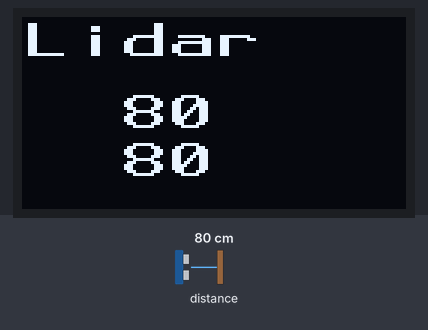
A sketch run on a simulated Arduino Uno, built with avr-gcc and run on an emulated ATmega328P. On the bench: 128×64 one-colour display. The inputs (shaded band) are chosen by the test bench; at power-on: distance to the obstacle 80 cm. What the sketch prints to the serial monitor is not drawn.

Above: at 1.3 s.
1.4 s: distance to the obstacle set to 2 cm
At 3.5 s:
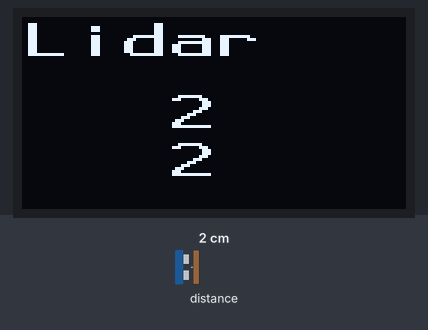
4.0 s: distance to the obstacle set to 4 cm
At 5.8 s:
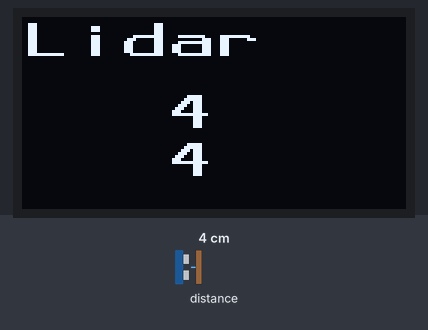
6.3 s: distance to the obstacle set to 9 cm
At 8.1 s:
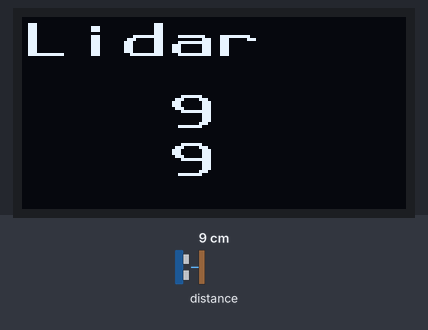
Timing chart, 0 to 9.6 s (numbered marks = the images above; inputs shaded):
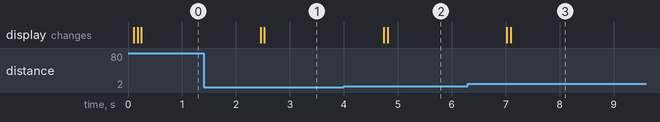

The sketch:

LidarGarmin.ino
```cpp
/*------------------------------------------------------------------------------

  LIDARLite Arduino Library
  v3/GetDistanceI2c

  This example shows how to initialize, configure, and read distance from a
  LIDAR-Lite connected over the I2C interface.

  Connections:
  LIDAR-Lite 5 Vdc (red) to Arduino 5v
  LIDAR-Lite I2C SCL (green) to Arduino SCL
  LIDAR-Lite I2C SDA (blue) to Arduino SDA
  LIDAR-Lite Ground (black) to Arduino GND

  (Capacitor recommended to mitigate inrush current when device is enabled)
  680uF capacitor (+) to Arduino 5v
  680uF capacitor (-) to Arduino GND

  See the Operation Manual for wiring diagrams and more information:
  http://static.garmin.com/pumac/LIDAR_Lite_v3_Operation_Manual_and_Technical_Specifications.pdf

------------------------------------------------------------------------------*/

#include <Wire.h>
#include <LIDARLite.h>
#include <U8x8lib.h>

LIDARLite myLidarLite;
U8X8_SSD1306_128X64_NONAME_HW_I2C u8x8(/* reset=*/ U8X8_PIN_NONE);
char str[16];

void setup()
{
  Serial.begin(115200); // Initialize serial connection to display distance readings
  u8x8.begin();
  u8x8.setPowerSave(0);
  u8x8.setFont(u8x8_font_px437wyse700b_2x2_r);
  u8x8.drawString(0, 0, "Lidar");

  /*
    begin(int configuration, bool fasti2c, char lidarliteAddress)

    Starts the sensor and I2C.

    Parameters
    ----------------------------------------------------------------------------
    configuration: Default 0. Selects one of several preset configurations.
    fasti2c: Default 100 kHz. I2C base frequency.
      If true I2C frequency is set to 400kHz.
    lidarliteAddress: Default 0x62. Fill in new address here if changed. See
      operating manual for instructions.
  */
  myLidarLite.begin(0, true); // Set configuration to default and I2C to 400 kHz

  /*
    configure(int configuration, char lidarliteAddress)

    Selects one of several preset configurations.

    Parameters
    ----------------------------------------------------------------------------
    configuration:  Default 0.
      0: Default mode, balanced performance.
      1: Short range, high speed. Uses 0x1d maximum acquisition count.
      2: Default range, higher speed short range. Turns on quick termination
          detection for faster measurements at short range (with decreased
          accuracy)
      3: Maximum range. Uses 0xff maximum acquisition count.
      4: High sensitivity detection. Overrides default valid measurement detection
          algorithm, and uses a threshold value for high sensitivity and noise.
      5: Low sensitivity detection. Overrides default valid measurement detection
          algorithm, and uses a threshold value for low sensitivity and noise.
    lidarliteAddress: Default 0x62. Fill in new address here if changed. See
      operating manual for instructions.
  */
  myLidarLite.configure(0); // Change this number to try out alternate configurations
}

void loop()
{
  /*
    distance(bool biasCorrection, char lidarliteAddress)

    Take a distance measurement and read the result.

    Parameters
    ----------------------------------------------------------------------------
    biasCorrection: Default true. Take aquisition with receiver bias
      correction. If set to false measurements will be faster. Receiver bias
      correction must be performed periodically. (e.g. 1 out of every 100
      readings).
    lidarliteAddress: Default 0x62. Fill in new address here if changed. See
      operating manual for instructions.
  */

  // Take a measurement with receiver bias correction and print to serial terminal
  int dist = myLidarLite.distance();
   Serial.println(dist);
   sprintf(str, "%4d", dist);
  u8x8.drawString(0, 3, str);

  // Take 99 measurements without receiver bias correction and print to serial terminal
  for(int i = 0; i < 1; i++)
  {
   dist = myLidarLite.distance(false);
   Serial.println(dist);
   sprintf(str, "%4d", dist);
  u8x8.drawString(0, 5, str);
   }
delay(1000);
}
```

Measured:
- after the input at 1.4 s, the display: first changes after 1.1 s (image 1 shows a later state)
- after the input at 4.0 s, the display: first changes after 0.74 s (image 2 shows a later state)
- after the input at 6.3 s, the display: first changes after 0.72 s (image 3 shows a later state)
